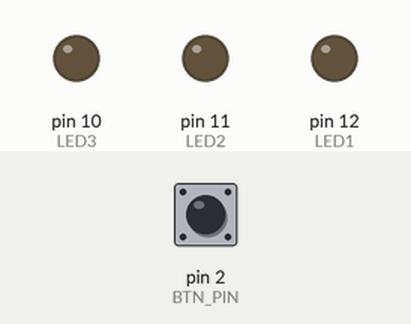
The sketch below on a simulated Arduino Uno, built with avr-gcc and run on an emulated ATmega328P. On the bench: output pins drawn as LEDs (lit = HIGH). Inputs (shaded band) come from the test bench; at power-on: pin 2 (BTN_PIN) LOW.

Above: at 5.0 s.
5.1 s: pin 2 (BTN_PIN) pulled HIGH for 0.15 s
At 5.5 s:
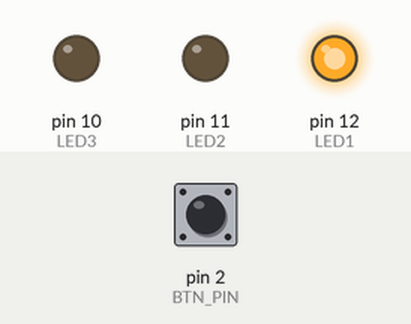
6.7 s: pin 2 (BTN_PIN) pulled HIGH for 1 s
At 7.9 s:
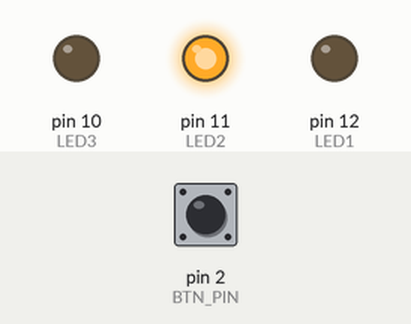
9.2 s: pin 2 (BTN_PIN) pulled HIGH for 0.15 s
At 9.8 s:
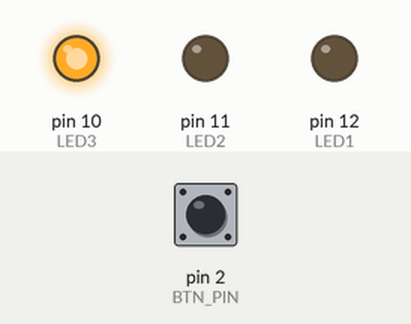
10.8 s: pin 2 (BTN_PIN) pulled HIGH for 3.2 s
At 12.2 s:
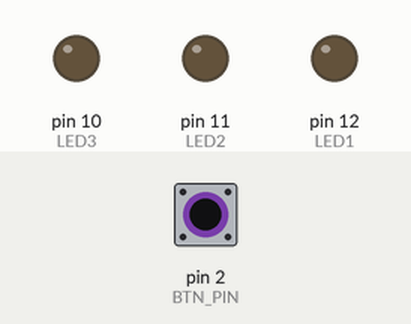
Timing chart, 0 to 13.8 s (numbered marks = the images above; inputs shaded):
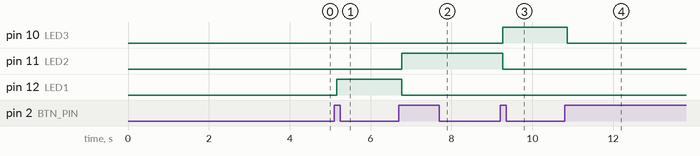

Measured:
- after the input at 5.1 s, pin 12 (LED1): LOW → HIGH after 0.07 s
- after the input at 6.7 s, pin 11 (LED2): LOW → HIGH after 0.07 s; pin 12 (LED1): HIGH → LOW after 0.07 s
- after the input at 9.2 s, pin 10 (LED3): LOW → HIGH after 0.07 s; pin 11 (LED2): HIGH → LOW after 0.07 s
- after the input at 10.8 s, pin 10 (LED3): HIGH → LOW after 0.07 s

The sketch:

code_t2.ino.ino
```cpp
#include <avr/io.h>
#include <avr/interrupt.h>

#define LED1 PB4     // D12
#define LED2 PB3     // D11
#define LED3 PB2     // D10
#define BTN_PIN PD2  // D2

/************ Function Declarations **************/

void pin_config();                // Function to configure pins
void LED_OFF();                   // Function to turn off all LEDs
void LED1_ON();                   // Function to turn on LED1
void LED2_ON();                   // Function to turn on LED2
void LED3_ON();                   // Function to turn on LED3
void control_led(uint8_t count);  // Function to control LEDs based on button press count
bool btn_pressed();               // Function to detect valid button press

/************ Global Variable Declarations **************/

volatile uint8_t btn_press_count = 0;  // Stores button press counts
const unsigned long d_delay = 65;      // 50 milliseconds delay for avoiding debounce effect
unsigned long last_d_time = 0;

int main() {
  pin_config();  // Configure pins
  while (1) {
    control_led(btn_press_count);  // Control LEDs based on button press count
  }
  return 0;
}

void pin_config() {
  DDRB = 0b00011100;        // Define LED pins as output
  DDRD &= ~(1 << BTN_PIN);  // Set BTN_PIN as input
  PORTD &= ~(1 << BTN_PIN);  // Enable pull-up resistor for BTN_PIN
  EIMSK |= (1 << INT0);     // Enable INT0 interrupt
  EICRA |= 0b0011;            // Set rising edge of INT0 generates an interrupt request
  SREG |= (1 << 7);         // Enable global interrupts
}

// Function to turn off all LEDs
void LED_OFF() {
  PORTB &= ~(1 << LED1);  // LED1 OFF
  PORTB &= ~(1 << LED2);  // LED2 OFF
  PORTB &= ~(1 << LED3);  // LED3 OFF
}

// Only LED1 ON
void LED1_ON() {
  PORTB |= (1 << LED1);   // LED1 ON
  PORTB &= ~(1 << LED2);  // LED2 OFF
  PORTB &= ~(1 << LED3);  // LED3 OFF
}

// Only LED2 ON
void LED2_ON() {
  PORTB &= ~(1 << LED1);  // LED1 OFF
  PORTB |= (1 << LED2);   // LED2 ON
  PORTB &= ~(1 << LED3);  // LED3 OFF
}

// Only LED3 ON
void LED3_ON() {
  PORTB &= ~(1 << LED1);  // LED1 OFF
  PORTB &= ~(1 << LED2);  // LED2 OFF
  PORTB |= (1 << LED3);   // LED3 ON
}

// Controls LED Operation based on button press count which is handled by External Interrupt INT0
void control_led(uint8_t count) {
  switch (count) {
    case 0: LED_OFF(); break;
    case 1: LED1_ON(); break;
    case 2: LED2_ON(); break;
    case 3: LED3_ON(); break;
  }
}

// External Interrupt which increments Button Press on press detection
ISR(INT0_vect) {
  if (btn_pressed()) {
    btn_press_count++;
  }
  btn_press_count = (btn_press_count >= 4) ? 0 : btn_press_count;
  EIFR |= (1 << INTF0);  // Clear INT0 interrupt flag
}

// Function to detect valid button press avoiding Debounce Effect
bool btn_pressed() {
  if (bit_is_set(PIND, BTN_PIN)) {
    _delay_ms(d_delay);  // Debouncing delay
    if (bit_is_set(PIND, BTN_PIN)) {
      return true;
    }
  }
  return false;
}
```
